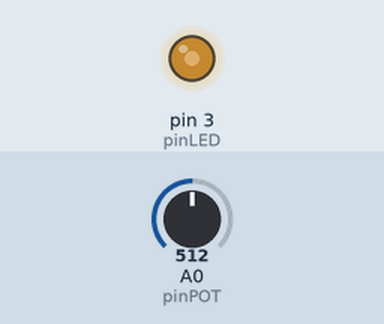
Bench run of a sketch on a simulated Arduino Uno, built with avr-gcc and run on an emulated ATmega328P. On the bench: output pins drawn as LEDs (lit = HIGH). The test bench sets the inputs (shaded band); at power-on: A0 (pinPOT) = 512.

Above: at 1.2 s.
1.3 s: A0 (pinPOT) set to 716
At 1.7 s:
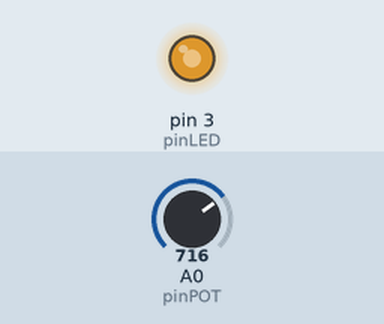
2.8 s: A0 (pinPOT) set to 900
At 4.0 s:
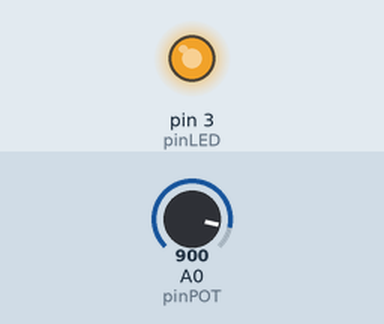
4.3 s: A0 (pinPOT) set to 122
At 5.5 s:
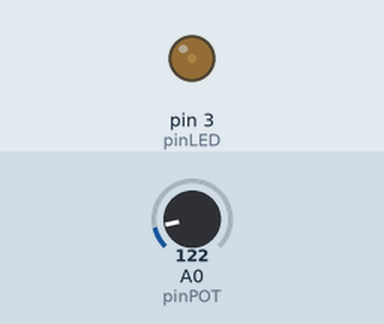
5.8 s: A0 (pinPOT) set to 0
At 6.9 s:
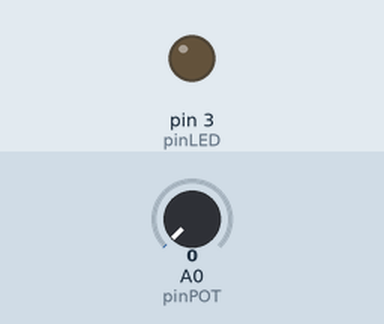
7.3 s: A0 (pinPOT) set to 511
At 8.2 s:
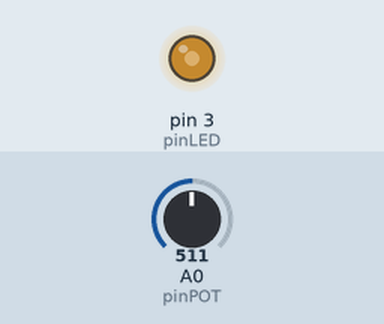
Timing chart, 0 to 9.8 s (numbered marks = the images above; inputs shaded):
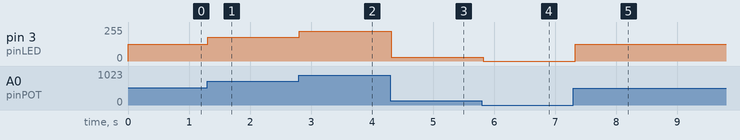

Measured:
- after the input at 1.3 s, pin 3 (pinLED): 127/255 → 178/255 at once
- after the input at 2.8 s, pin 3 (pinLED): 178/255 → 224/255 at once
- after the input at 4.3 s, pin 3 (pinLED): 224/255 → 30/255 at once
- after the input at 5.8 s, pin 3 (pinLED): 30/255 → 0/255 at once
- after the input at 7.3 s, pin 3 (pinLED): 0/255 → 127/255 at once

The sketch:

potenciometro.ino
```cpp
int pinLED = 3;
int pinPOT = A0;

void setup() {
  pinMode(pinLED, OUTPUT);
}

void loop() {
  int valor = analogRead(pinPOT);
  int PWM = map(valor, 0, 1023, 0, 255);
  analogWrite(pinLED, PWM);
  delay(50);
} 
```
